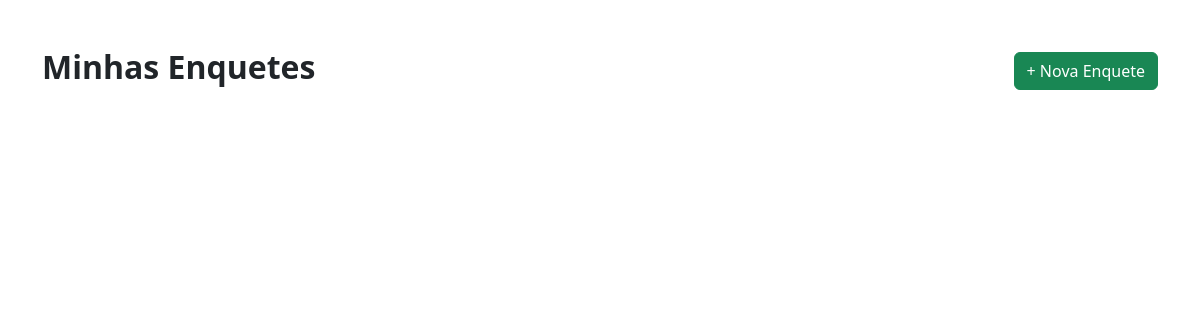
The page /enquetes on the database as committed earlier.
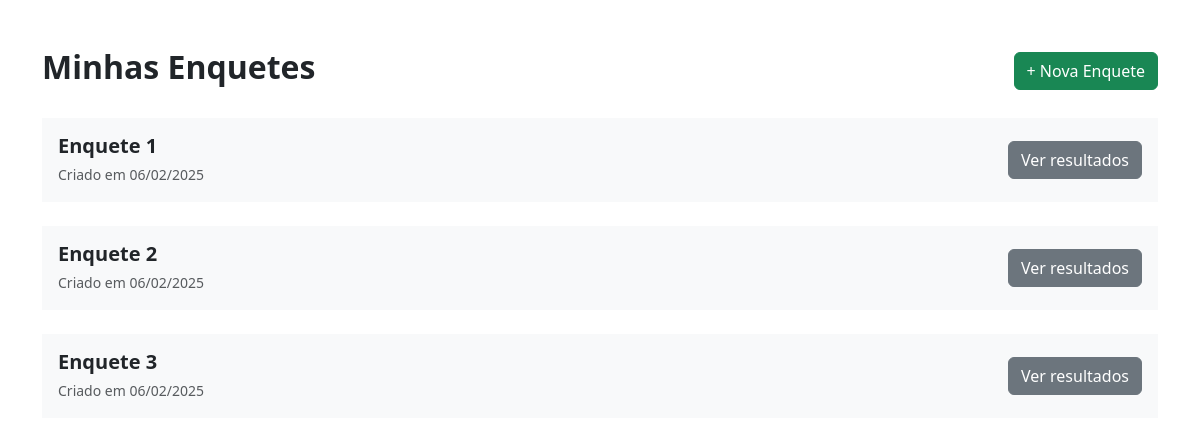
The same page on the database as committed later.
### tables this page shows
CREATE TABLE enquetes (
      id INTEGER PRIMARY KEY AUTOINCREMENT,           -- Chave primária com auto incremento
      titulo TEXT NOT NULL,                           -- Coluna 'titulo' para armazenar o título da enquete
      perguntas TEXT,                                 -- Coluna 'perguntas' para armazenar os IDs das perguntas como string
      criado_em TIMESTAMP DEFAULT CURRENT_TIMESTAMP   -- Coluna 'criado_em' com timestamp de criação
    );

### app.py (the view)
@app.route('/enquetes')
def enquetes():
  conn = sqlite3.connect('database.db')
  cursor = conn.cursor()
  cursor.execute('SELECT * FROM enquetes')
  enquetes = cursor.fetchall()
  enquetes = [{'id': enquete[0],
               'titulo': enquete[1],
               'perguntas': enquete[2],
               'criado_em': datetime.strptime(enquete[3], '%Y-%m-%d %H:%M:%S').strftime('%d/%m/%Y')}
               for enquete in enquetes]
  conn.close()
  return render_template('enquetes.html', enquetes=enquetes)

### templates/enquetes.html (shortened to what this page needs)
{% extends "index.html" %}
{% block content %}
  <div class="container py-5">
    <div class="d-flex w-100 justify-content-between align-items-center">
      <h2><strong>Minhas Enquetes</strong></h2>
      <a href="#" class="btn btn-success">+ Nova Enquete</a>
    </div>
    <div class="mt-4">
      {% for enquete in enquetes %}
        <div class="bg-light p-3 d-flex justify-content-between align-items-center mt-4">
          <div>
            <h5 class="mb-0"><strong>{{ enquete.titulo }}</strong></h5>
            <div class="text-muted pt-1">
              <small>Criado em {{ enquete.criado_em }}</small>
            </div>
          </div>
          <a href="#" class="btn btn-secondary">Ver resultados</a>
        </div>
      {% endfor %}
    </div>
  </div>
{% endblock %}

### templates/index.html (shortened to what this page needs)
<!doctype html>
<html lang="en">
  <head>
    {% block head %}
      {% block styles %}
        <link rel="stylesheet" type="text/css" href="{{url_for('static', filename='css/bootstrap.min.css')}}">
        <link rel="stylesheet" type="text/css" href="{{url_for('static', filename='css/styles.css')}}">
      {% endblock %}
    {% endblock %}
  </head>
  <body>
    {% block content %}{% endblock %}
  </body>
</html>

### static/css/styles.css (style rules this page uses)
body, html { width: 100%; height: 100%; }

Rows that differ between the two databases and show on the page:
added enquetes: titulo "Enquete 1", criado_em "06/02/2025"
added enquetes: titulo "Enquete 2", criado_em "06/02/2025"
added enquetes: titulo "Enquete 3", criado_em "06/02/2025"
